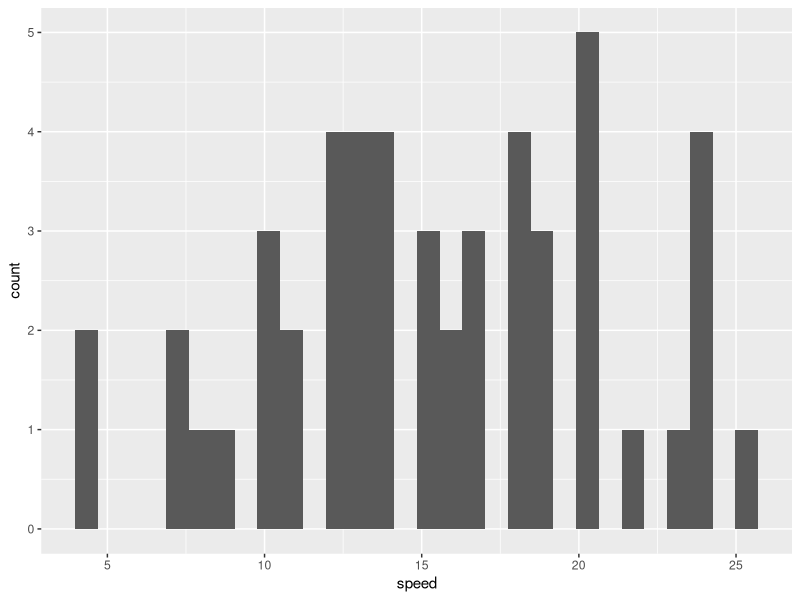

Write the R code that produced this figure.
## ---- chunk 1
knitr::opts_chunk$set(echo = TRUE)
## ---- chunk 2
head(iris)
tail(iris)
## ---- chunk 3
head(iris)
tail(iris)
## ---- chunk 4
library(ggplot2)
ggplot(cars,aes(speed))+geom_histogram()
